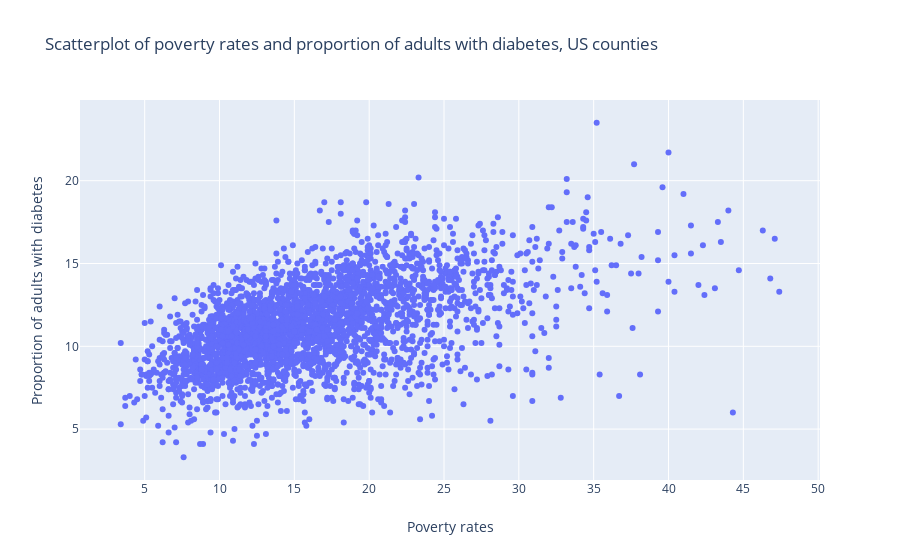

Write notebook code for a chart like this one.
### Code cell
# with plotly
# Now with plotly.
data = [go.Scatter(x=df['POVRATE15'], 
                   y=df['PCT_DIABETES_ADULTS13'],
                    mode = 'markers',
)]
layout = go.Layout(
    title = 'Scatterplot of poverty rates and proportion of adults with diabetes, US counties', # Graph title
    xaxis = dict(title = 'Poverty rates'), # x-axis label
    yaxis = dict(title = 'Proportion of adults with diabetes'), # y-axis label
    hovermode ='closest' # handles multiple points landing on the same vertical
)
fig = go.Figure(data=data, layout=layout)
iplot(fig)

### Figure 1 — Plotly figure (JSON) as saved in the notebook; plotly's stock layout.template omitted (floating-point values rounded to 4 significant figures; data arrays with more than 128 entries replaced by an {"elided": "..."} marker saying what was removed)
{"data": [{"mode": "markers", "type": "scatter", "x": {"elided": "3143 float values"}, "y": {"elided": "3143 float values"}}], "layout": {"hovermode": "closest", "title": {"text": "Scatterplot of poverty rates and proportion of adults with diabetes, US counties"}, "xaxis": {"title": {"text": "Poverty rates"}}, "yaxis": {"title": {"text": "Proportion of adults with diabetes"}}}}
